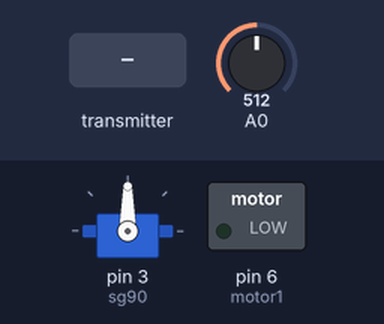
This sketch was run on a simulated Arduino Uno, built with avr-gcc and run on an emulated ATmega328P. Shown: servo, switched loads named in the sketch (green lamp = pin HIGH). The inputs (shaded band) are chosen by the test bench; at power-on: A0 = 512. No radio packets arrive unless stated.

Above: at 1.2 s.
1.3 s: the transmitter starts sending sebeke.0 = 256
At 2.5 s:
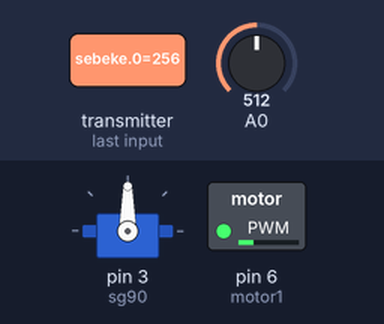
2.8 s: the transmitter starts sending sebeke.0 = 512
At 3.8 s:
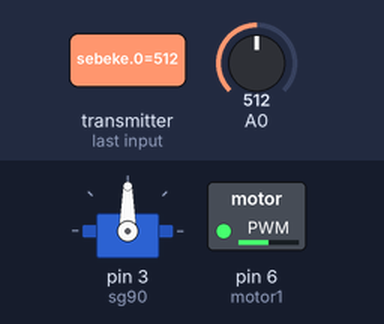
4.3 s: the transmitter starts sending sebeke.0 = 1023
At 4.9 s:
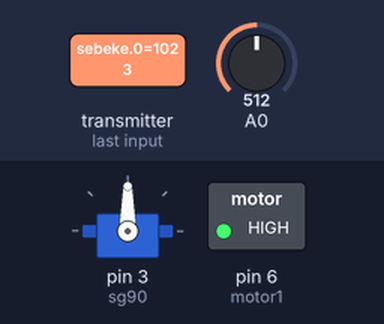
Timing chart, 0 to 7.3 s (numbered marks = the images above; inputs shaded):
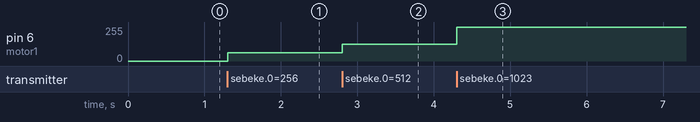

The sketch:

RECEIVER.ino
```cpp
#include <SPI.h>
#include <nRF24L01.h>
#include <RF24.h>
#define CE_PIN   9
#define CSN_PIN 10
#include<Servo.h>


const int motor1 = 6;
int x_hiz=0;
int y_hiz=0;


Servo sg90;
const byte y = 3;
int potundegeri;


const uint64_t pipe = 0xE8E8F0F0E1LL;

RF24 radio(CE_PIN, CSN_PIN);

int sebeke[9];

void setup()
{
 pinMode(motor1,OUTPUT);


 sg90.attach(3);


  radio.begin();
  radio.openReadingPipe(1,pipe);
  radio.startListening();;


}


void loop() {
  if ( radio.available() ) //Eğer sinyal algılarsan...
  {
    radio.read(sebeke, sizeof(sebeke) );


hareket(sebeke[0],sebeke[1],sebeke[2],sebeke[3],sebeke[4],sebeke[5],sebeke[6],sebeke[7],sebeke[8]);

  }
}

void hareket(int x, int y, int but, int sg90, int button3, int button4, int button5, int button6, int button7) {

 x_hiz= map(x,0,1023,0,255);
 analogWrite(motor1, x_hiz);

  potundegeri = analogRead(y);
  int y_hiz= map(potundegeri,0,1023,0,180);
//  sg90.write( y_hiz);
// analogWrite(sg90, y_hiz);

  }
```

Measured:
- after the input at 1.3 s, pin 6 (motor1): 0/255 → 63/255 at once
- after the input at 2.8 s, pin 6 (motor1): 63/255 → 127/255 at once
- after the input at 4.3 s, pin 6 (motor1): 127/255 → 255/255 at once
